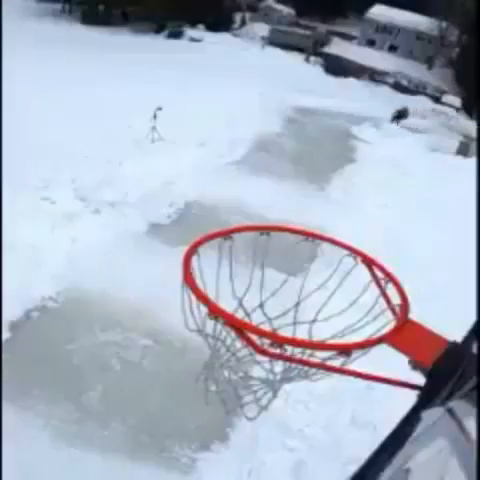
#> input picture frame 16 of cv_workspace/src/comp_vision/scripts/iceBall.mov, 480 x 480 px
$ python comp_vision_tut.py
#> lines starting #> are read from the running program, lines starting #| are printed output that depends on the picture
#!/usr/bin/python
import cv2
import numpy as np
import sys

cap = cv2.VideoCapture("iceBall.mov") #0 argument access which webcam, 0 being first index
# or put the file name in the argument if you want it to open a video

while True:
    ret, frame = cap.read() #returns ret bool True if it works properly, frame the numpy array if the frame
#> frame is the input picture: shape (480, 480, 3); mean B, G, R 196.9, 180.7, 171.4

    width = int(cap.get(3)) #get(3) gets the width of a frame
    height = int(cap.get(4)) #4 gets the height

    image = np.zeros(frame.shape, np.uint8) #create an image of black pixels the same size as the frame

    smallerFrame = cv2.resize(frame, (0, 0), fx=0.5, fy=0.5) #shrink the frame size by half

    image[:height//2, :width//2] = smallerFrame #Make the top left hand corner equal to the smaller frame
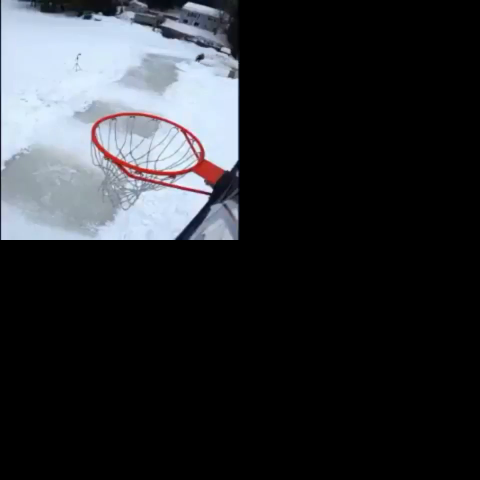
#> image: shape (480, 480, 3); mean B, G, R 49.3, 45.2, 42.9
    #review numpy slicing
    image[height//2:, :width//2] = smallerFrame #bottom left, height starts at half and goes to end, width starts at zero and goes to half
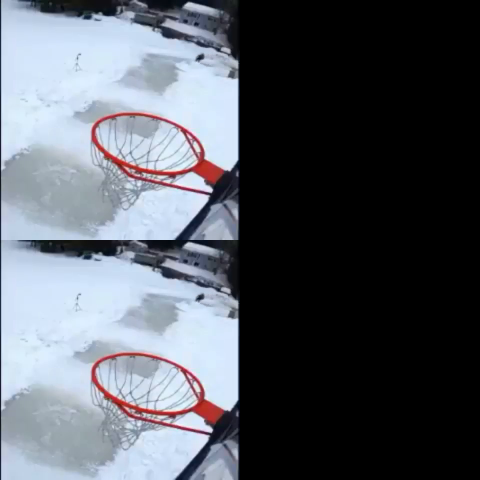
#> image: shape (480, 480, 3); mean B, G, R 98.5, 90.4, 85.8

    image[:height//2, width//2:] = cv2.rotate(smallerFrame, cv2.cv2.ROTATE_90_CLOCKWISE) #top right, rotated
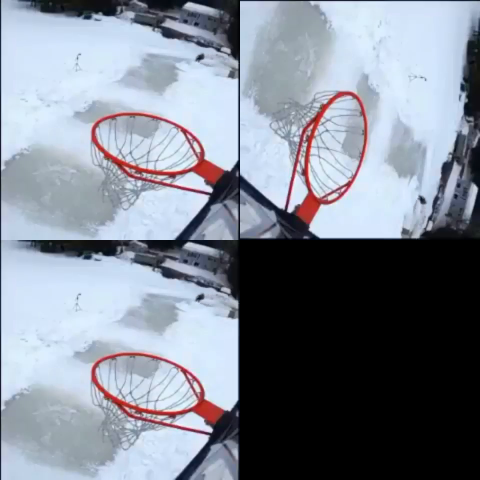
#> image: shape (480, 480, 3); mean B, G, R 147.8, 135.7, 128.6

    image[height//2:, width//2:] = cv2.rotate(smallerFrame, cv2.cv2.ROTATE_90_COUNTERCLOCKWISE) #bottom right, rotated
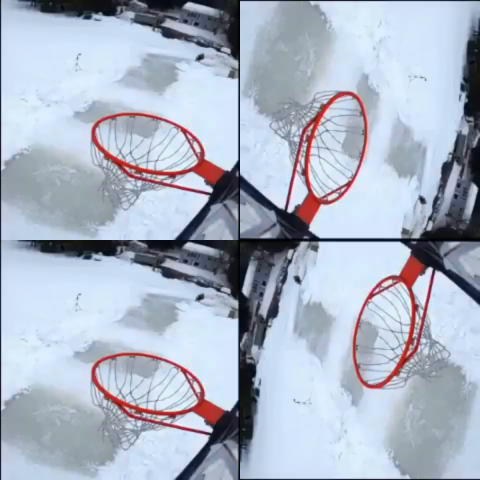
#> image: shape (480, 480, 3); mean B, G, R 197, 180.9, 171.5
    # BIGNOTE: I was able to rotate 90 degrees due to the 4 quarters having the same height and width values as in height = width
    # If that wasn't the case I wouldn't be able to rotate it 90 degrees but I could do it 180 degrees


    try:
        cv2.imshow('frame', image) #("name", variable)
    except:
        print("Video Ended")
        sys.exit()

    if cv2.waitKey(1) == ord('q'): #waitkey waits 1 milisec, if key is press returns the character or ord val of the key if q it quits
#> (key q is pressed here)
        break

cap.release()
cv2.destroyAllWindows() #allways end program with this
#TODO Watch episode 4

$ run again, starting later in the video
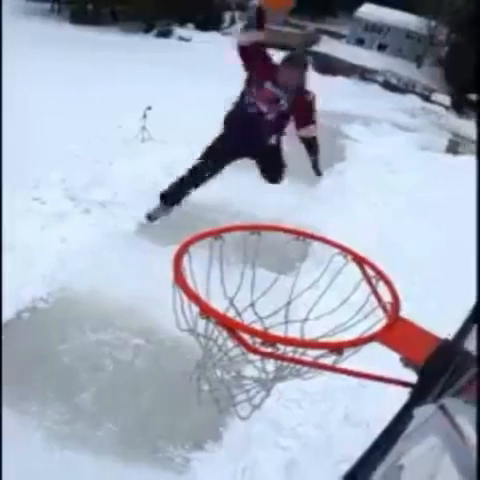
#> input picture frame 75 of cv_workspace/src/comp_vision/scripts/iceBall.mov, 480 x 480 px
#> frame is the input picture: shape (480, 480, 3); mean B, G, R 186.9, 170.8, 163.5
#> `image[:height//2, width//2:] = cv2.rotate(smallerFrame, cv2.cv2.ROTATE..`:
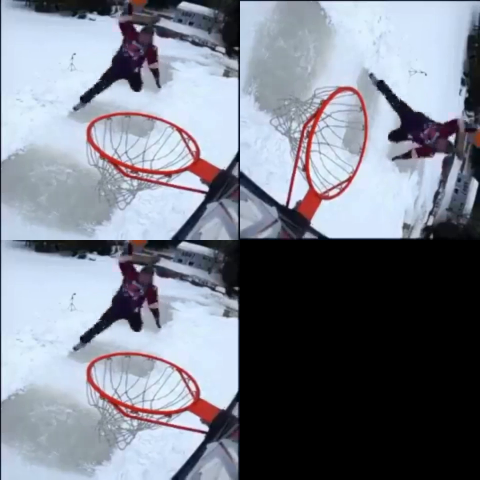
#> image: shape (480, 480, 3); mean B, G, R 140.3, 128.2, 122.7
#> `image[height//2:, width//2:] = cv2.rotate(smallerFrame, cv2.cv2.ROTATE..`:
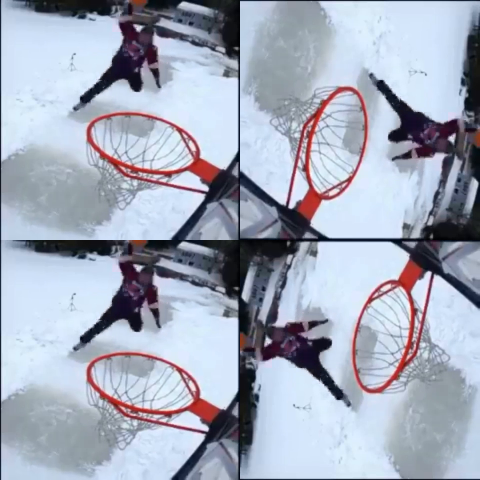
#> image: shape (480, 480, 3); mean B, G, R 187, 170.9, 163.6

$ run again, starting later in the video
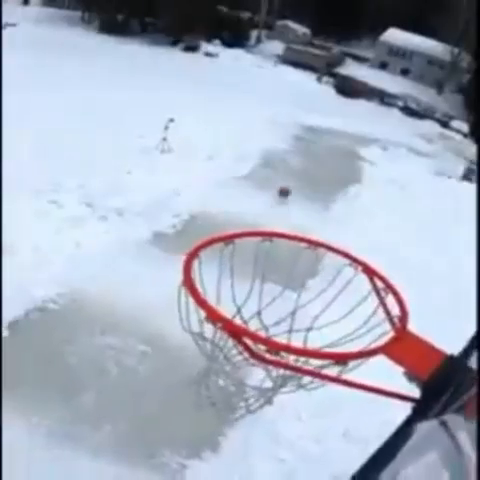
#> input picture frame 134 of cv_workspace/src/comp_vision/scripts/iceBall.mov, 480 x 480 px
#> frame is the input picture: shape (480, 480, 3); mean B, G, R 193, 176.5, 168.3
#> `image[:height//2, width//2:] = cv2.rotate(smallerFrame, cv2.cv2.ROTATE..`:
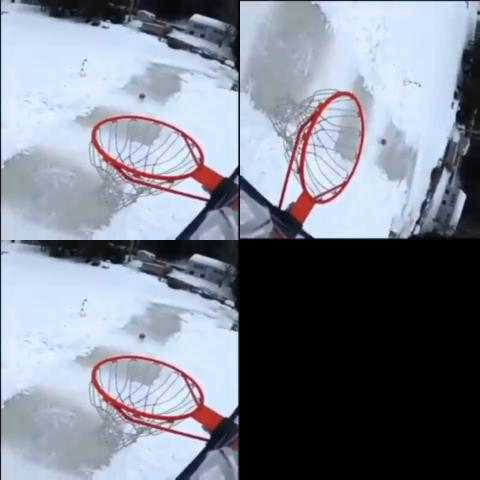
#> image: shape (480, 480, 3); mean B, G, R 144.9, 132.4, 126.3
#> `image[height//2:, width//2:] = cv2.rotate(smallerFrame, cv2.cv2.ROTATE..`:
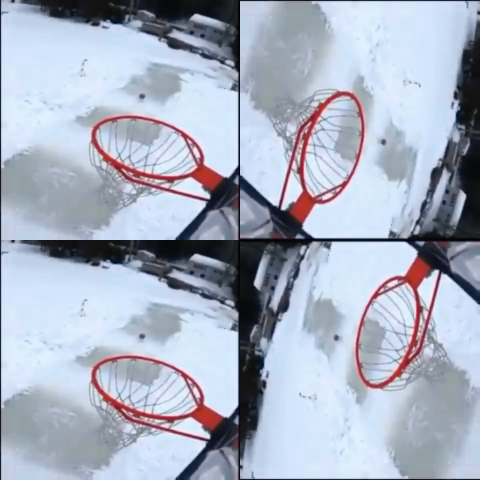
#> image: shape (480, 480, 3); mean B, G, R 193.2, 176.6, 168.5
